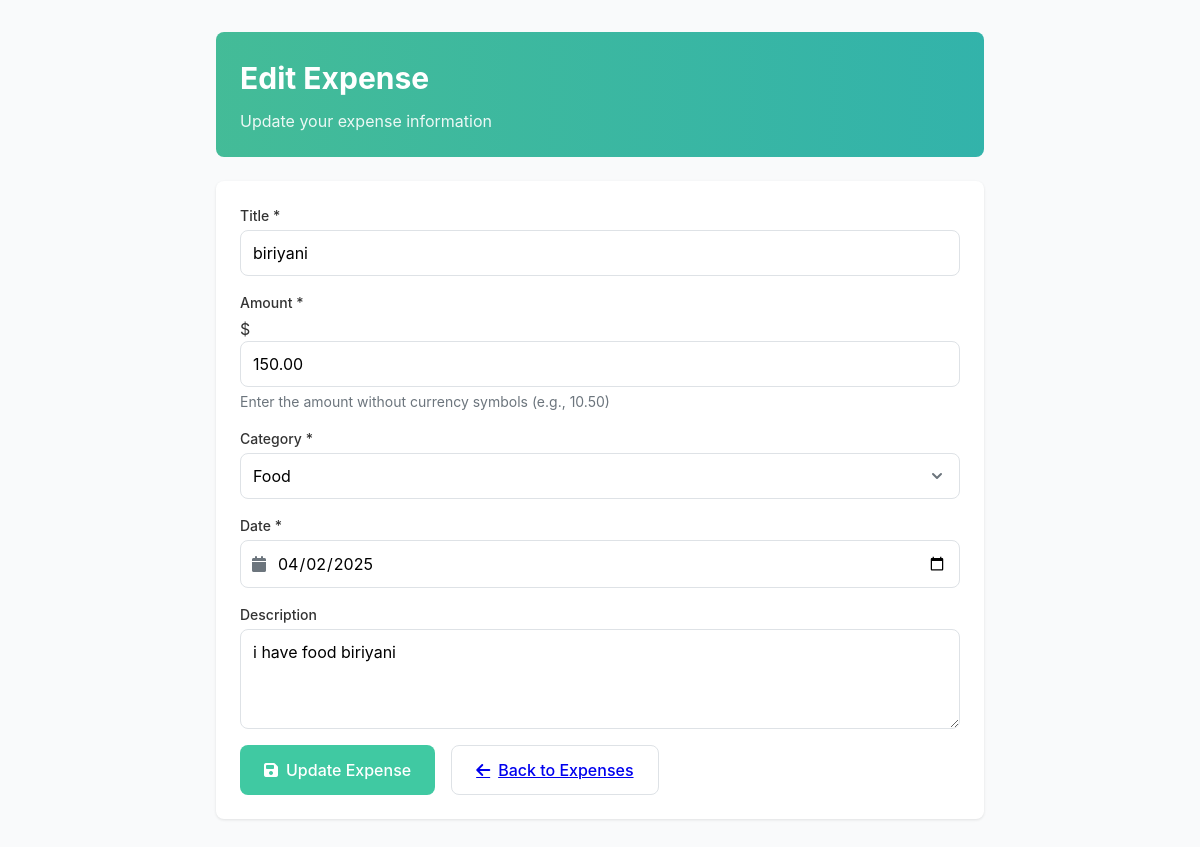
The app's page /dashboard/edit/2/ (signed in) with its own data.
### expenses/models.py (models this page shows, shortened)
class Expense(models.Model):
    CATEGORY_CHOICES = [
        ('food', 'Food'),
        ('transport', 'Transport'),
        ('entertainment', 'Entertainment'),
        ('shopping', 'Shopping'),
        ('health', 'Health'),
        ('other', 'Other'),
    ]
    user = models.ForeignKey(User, on_delete=models.CASCADE)  # Each expense belongs to a user
    title = models.CharField(max_length=255)
    amount = models.DecimalField(max_digits=10, decimal_places=2)
    category = models.CharField(max_length=20, choices=CATEGORY_CHOICES)
    date = models.DateField()
    description = models.TextField(blank=True, null=True)

### expenses/views.py (the view)
# urls.py: path('edit/<int:expense_id>/', views.edit_expense, name='edit_expense'),  # ✅ Fix missing edit_expense URL
@login_required
def edit_expense(request, expense_id):
    expense = get_object_or_404(Expense, id=expense_id, user=request.user)
    if request.method == 'POST':
        form = ExpenseForm(request.POST, instance=expense)
        if form.is_valid():
            form.save()
            messages.success(request, "Expense updated successfully!")
            return redirect('list_expenses')
    else:
        form = ExpenseForm(instance=expense)
    return render(request, 'expenses/edit_expense.html', {'form': form})

### expenses/forms.py
class ExpenseForm(forms.ModelForm):
    class Meta:
        model = Expense
        fields = ['title', 'amount', 'category', 'date', 'description']
        widgets = {
            'date': forms.DateInput(attrs={'type': 'date'}),
        }

### expenses/templates/expenses/edit_expense.html (shortened to what this page needs)
<!DOCTYPE html>
<html lang="en">
<head>
    <link rel="stylesheet" href="https://cdnjs.cloudflare.com/ajax/libs/font-awesome/6.4.0/css/all.min.css">
</head>
<body>
    <div class="container">
        <div class="expense-header">
            <h1>Edit Expense</h1>
            <p>Update your expense information</p>
        </div>
        <div class="form-card">
            <form method="POST" id="expense-form">
                {% for field in form %}
                    <div class="form-group">
                        <label for="{{ field.id_for_label }}">
                            {{ field.label }}
                            {% if field.field.required %}
                                <span class="text-danger">*</span>
                            {% endif %}
                        </label>
                        {% if field.name == "description" %}
                            <textarea
                                name="{{ field.name }}"
                                id="{{ field.id_for_label }}"
                                class="form-control {% if field.errors %}is-invalid{% endif %}"
                                placeholder="Enter a description (optional)"
                            >{% if field.value %}{{ field.value }}{% endif %}</textarea>
                        {% elif field.name == "category" %}
                            {{ field }}
                        {% elif field.name == "date" %}
                            <div class="input-wrapper">
                                <i class="fas fa-calendar"></i>
                                {{ field }}
                            </div>
                        {% elif field.name == "amount" %}
                            <div class="input-group">
                                <div class="input-group-prepend">
                                    <span class="input-group-text">$</span>
                                </div>
                                {{ field }}
                            </div>
                            <div class="form-text">Enter the amount without currency symbols (e.g., 10.50)</div>
                        {% else %}
                            {{ field }}
                        {% endif %}
                    </div>
                {% endfor %}
                <div class="actions">
                    <button type="submit" class="btn btn-primary">
                        <i class="fas fa-save"></i> Update Expense
                    </button>
                    <a href="{% url 'list_expenses' %}" class="btn btn-outline">
                        <i class="fas fa-arrow-left"></i> Back to Expenses
                    </a>
                </div>
            </form>
        </div>
    </div>
</body>
</html>

### expenses/templates/expenses/edit_expense.html (style rules this page uses)
:root { --primary: #40c9a2; --primary-dark: #36b08d; --secondary: #e0f5f0; --text-dark: #333; --text-light: #fff; --muted: #6c757d; --border: #dee2e6; --radius: 0.5rem; --error: #dc3545; --success: #28a745; }
* { margin: 0; padding: 0; box-sizing: border-box; font-family: -apple-system, BlinkMacSystemFont, 'Segoe UI', Roboto, Oxygen, Ubuntu, Cantarell, 'Open Sans', 'Helvetica Neue', sans-serif; }
body { background-color: #f9fafb; color: var(--text-dark); line-height: 1.5; padding-bottom: 2rem; }
.container { max-width: 800px; margin: 0 auto; padding: 0 1rem; }
.expense-header { background: linear-gradient(to right, hsl(162, 47%, 50%), hsl(176, 56%, 45%)); color: white; padding: 1.5rem; border-radius: var(--radius); margin-bottom: 1.5rem; margin-top: 2rem; }
.expense-header h1 { font-size: 1.875rem; font-weight: bold; margin-bottom: 0.5rem; }
.expense-header p { opacity: 0.9; }
.form-card { background-color: white; border-radius: var(--radius); padding: 1.5rem; margin-bottom: 1.5rem; box-shadow: 0 1px 3px rgba(0, 0, 0, 0.1); animation: fadeIn 0.3s ease-out forwards; }
.form-group { margin-bottom: 1rem; }
.form-group label { display: block; font-size: 0.875rem; font-weight: 500; margin-bottom: 0.25rem; }
.form-control { display: block; width: 100%; padding: 0.75rem; font-size: 1rem; background-color: white; border: 1px solid var(--border); border-radius: var(--radius); transition: border-color 0.15s ease-in-out, box-shadow 0.15s ease-in-out; }
select.form-control { appearance: none; background-position: right 0.75rem center; background-size: 1.25rem; background-repeat: no-repeat; padding-right: 2.5rem; }
textarea.form-control { min-height: 100px; resize: vertical; }
.btn { display: inline-flex; align-items: center; gap: 0.5rem; padding: 0.75rem 1.5rem; font-size: 1rem; font-weight: 500; border-radius: var(--radius); border: none; cursor: pointer; transition: all 0.2s; }
.btn-primary { background-color: var(--primary); color: white; }
.btn-outline { background-color: transparent; border: 1px solid var(--border); }
.form-text { font-size: 0.875rem; color: var(--muted); margin-top: 0.25rem; }
.actions { display: flex; gap: 1rem; margin-top: 1rem; }

### records on screen
Expense: form "biriyani", form "150.00", form "Food", form "04/02/2025", description "i have food biriyani"

### other values on screen
{{ field.label }} "Title" "Amount" "Category" "Date" "Description"
